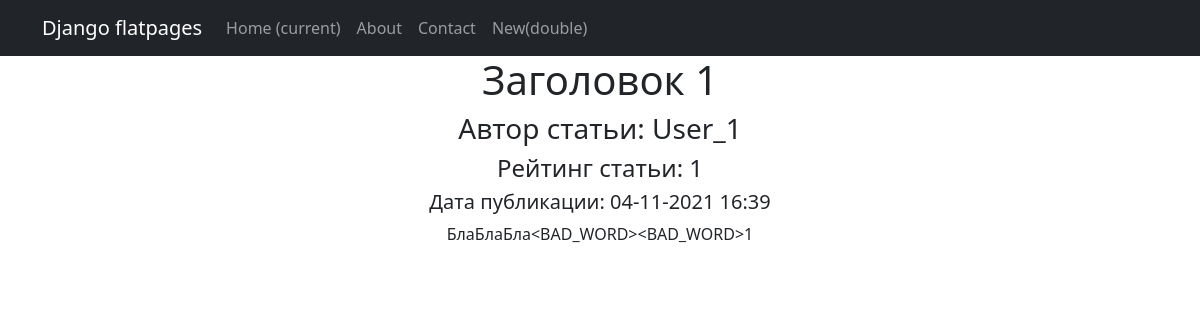
Screenshot of /news/1 with the database file from the repository.
### news/models.py (models this page shows, shortened)
class Post(models.Model):
    article = 'A'
    news = 'N'
    POSTING_TYPE = [(article, 'статья'), (news, 'новость')]
    id_author = models.ForeignKey(Author, on_delete=models.CASCADE)
    post_type = models.CharField(max_length=1, choices=POSTING_TYPE, default=article)
    post_created = models.DateTimeField(auto_now_add=True)
    id_post_category = models.ManyToManyField(Category, through="PostCategory")
    post_header = models.CharField(max_length=255)
    post_text = models.TextField()
    post_rating = models.IntegerField(default=0)

class Author(models.Model):
    id_user = models.OneToOneField(User, on_delete=models.CASCADE)
    author_rating = models.IntegerField(default=0)

### news/views.py (the view)
# urls.py: path('<int:pk>', NewDetail.as_view()),
class NewDetail(DetailView):
    model = Post
    template_name = 'new.html'
    context_object_name = 'new'

### news/templatetags/custom_filters.py (called while the page is built)
@register.filter(name='censor')
def censor(value):
    bad_words = ['1111', '2222', '3333']#словарь плохих слов.
    if isinstance(value, str):
        for bad in bad_words:
            value = value.replace(bad, '<BAD_WORD>')
        return value
    else:
        raise ValueError(f'Не является строкой: {type(value)}')

### templates/new.html (shortened to what this page needs)
{% extends 'flatpages/default.html' %}
{% load custom_filters %}
{% block content %}
<h1>{{ new.post_header }}</h1>
<h3>Автор статьи: {{ new.id_author.id_user.username }}</h3>
<h4>Рейтинг статьи: {{ new.post_rating }}</h4>
<h5>Дата публикации: {{ new.post_created|date:'d-m-Y H:i' }}</h5>
<div>{{ new.post_text|censor }}</div>
{% endblock content %}

### rows the page displays
Post: post_header "Заголовок 1", id_author.id_user.username "User_1", post_rating "1", post_created "04-11-2021 16:39", post_text|censor "БлаБлаБла<BAD_WORD><BAD_WORD>1"
